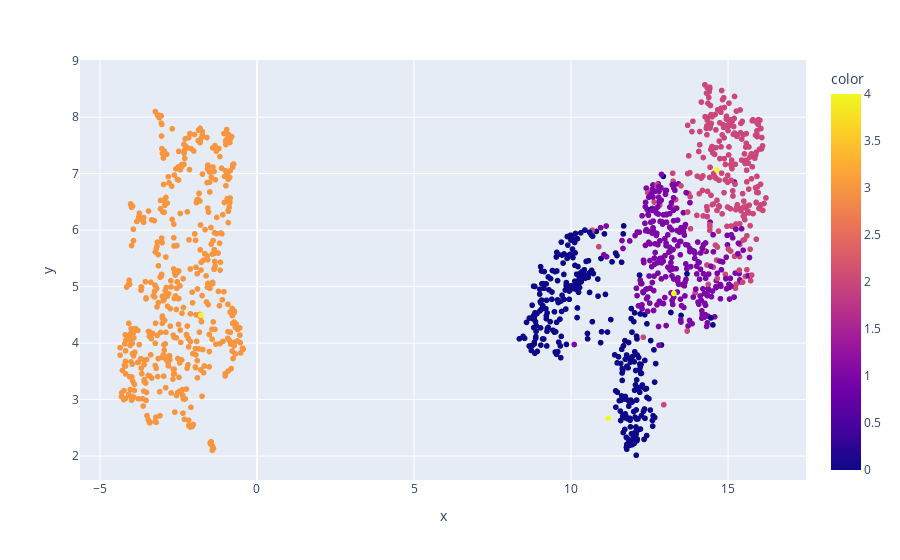

Write notebook code for a chart like this one.
### Code cell
px.scatter(embDF, x='x',y='y', hover_data=['id'], color='color')

### Figure 1 — Plotly figure (JSON) as saved in the notebook; plotly's stock layout.template omitted (floating-point values rounded to 4 significant figures; data arrays with more than 128 entries replaced by an {"elided": "..."} marker saying what was removed)
{"data": [{"customdata": {"elided": "1322x1 int values"}, "hovertemplate": "x=%{x}<br>y=%{y}<br>id=%{customdata[0]}<br>color=%{marker.color}<extra></extra>", "legendgroup": "", "marker": {"color": {"elided": "1322 int values"}, "coloraxis": "coloraxis", "symbol": "circle"}, "mode": "markers", "name": "", "showlegend": false, "type": "scattergl", "x": {"elided": "1322 float values"}, "xaxis": "x", "y": {"elided": "1322 float values"}, "yaxis": "y"}], "layout": {"coloraxis": {"colorbar": {"title": {"text": "color"}}, "colorscale": [[0, "#0d0887"], [0.1111, "#46039f"], [0.2222, "#7201a8"], [0.3333, "#9c179e"], [0.4444, "#bd3786"], [0.5556, "#d8576b"], [0.6667, "#ed7953"], [0.7778, "#fb9f3a"], [0.8889, "#fdca26"], [1, "#f0f921"]]}, "legend": {"tracegroupgap": 0}, "margin": {"t": 60}, "xaxis": {"anchor": "y", "domain": [0, 1], "title": {"text": "x"}}, "yaxis": {"anchor": "x", "domain": [0, 1], "title": {"text": "y"}}}}
